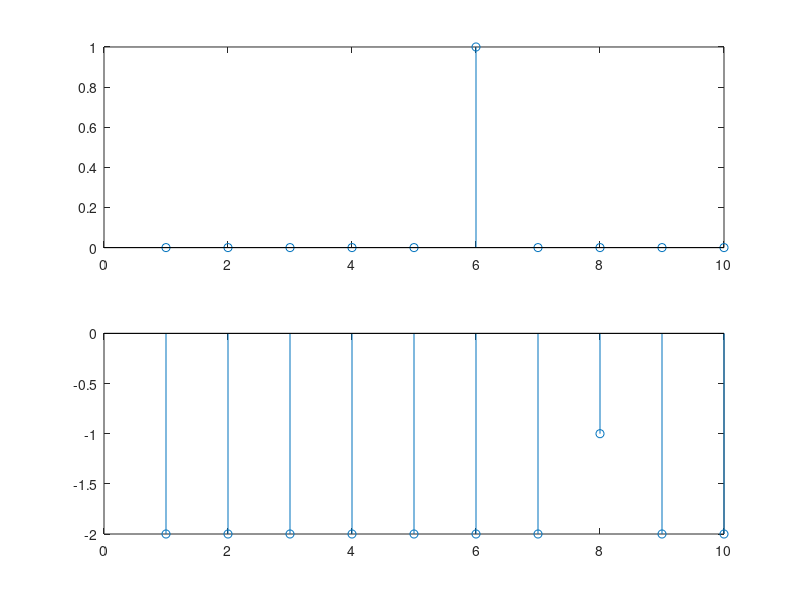
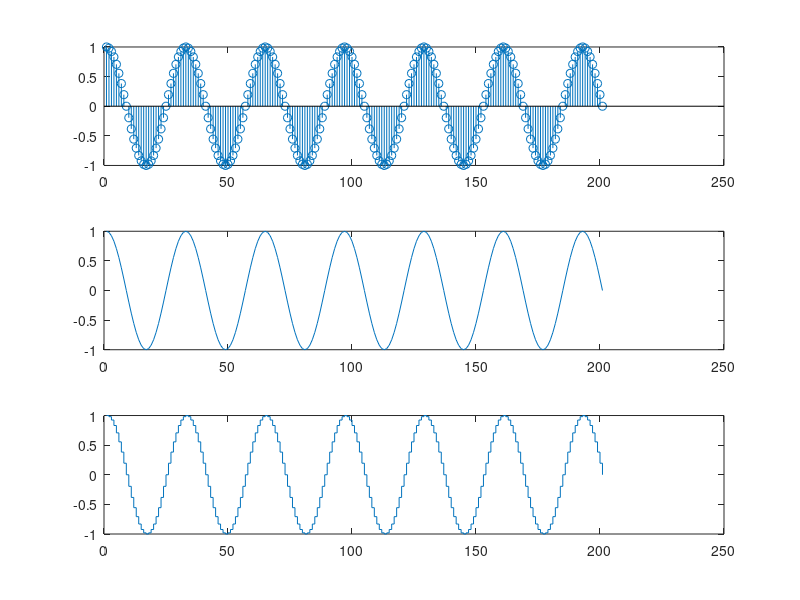
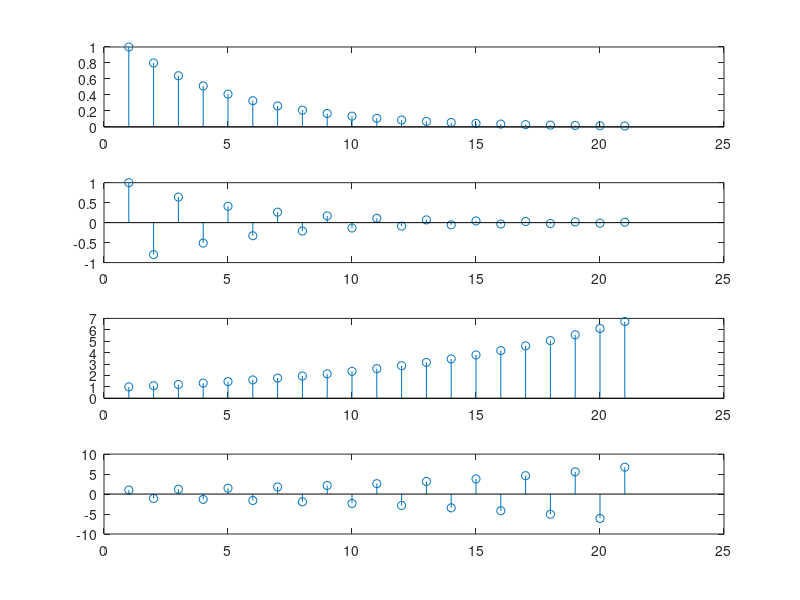

Write the MATLAB code that produced these figures, in order. (Note: this script raises an error after producing the figures.)
function lab1
%=== ??????????:?????? ??????? ??????????? ?????????? ===
%--- ??????????? ?????? #1 ??????????? ?????????? ???????? ---
%
% ?????????????? ????? ?????: 
% pec1.dat - ?????? ???, ??? ?? ??????????? ??????
%
% ??????? ??????????? (m-?????), ??? ????????? ?????????:
% pks = pksdetect(?) - ??????????? ????? ? ??????????? ???????
%--------------------------------------------------------------------

clear, clc, close all
disp('??????????? ?????? #1')
disp('??????????? ?????????? ????????')
disp('???????: , ????? ... ????') 

%=== ???????? #1.1 ===
% ??????????? ?????????? ????????
N =  10;
n =  0:N-1;
x =  double(n==5);
y =  double(n==7);
class(x) 
figure(1)
subplot(2,1,1), stem(x)
subplot(2,1,2), stem(y-2)

%=== ???????? #1.2 === 
% ??????????? ??????????? ???????
N =  201;
n =  0:N-1;
x =  cos(pi*n/16);
figure(2)
subplot(3,1,1), stem(x)
subplot(3,1,2), plot(x)
subplot(3,1,3), stairs(x)

%=== ???????? #1.3 ===
% ??????????? ?????????? ??????????
n =  0:20;
x1 =  (0.8).^n;
x2 =  (-0.8).^n;
x3 =  (1.1).^n;
x4 =  (-1.1).^n;

figure(3)
subplot(4,1,1), stem(x1)
subplot(4,1,2), stem(x2)
subplot(4,1,3), stem(x3)
subplot(4,1,4), stem(x4)

%=== ???????? #1.4 - 1.6 ===
%?1.5
%?1.6
% ??????????? ????? ???????
fs = 1000;
t =  0:1/fs:2;
x =  3*sin(6*pi*t)+5*sin(16*pi*t);
pks = pksdetect(x);
figure(4)
plot(t,x,'k-'); hold on;
plot(t(pks),x(pks),'k*'); hold off;
xlabel('time(s)'); ylabel('x(t)');

%=== ???????? #2.1 - 2.2 ===
% ??????????? ????????????? ???????
fs = 200; 
T =  1/fs; 
D = 0.25;
n =  0:1000;
r =  randn(size(n))*sqrt(D);    					% ???
s =  1.8*cos(20*pi*n*T);        				% ??????
x =  s+r;                     % ??????+???

figure(5)
plot(x)

fprintf('mu(r)=%4.3g\n',mean(r))
fprintf('D(r)=%4.3g\n',var(r))
fprintf('mu(r)=%4.3g\n',mean(s))
fprintf('D(r)=%4.3g\n',var(s))
fprintf('mu(r)=%4.3g\n',mean(x))
fprintf('D(r)=%4.3g\n',var(x))

%=== ???????? #3.1 ===
% ?????????? ???????? ??????????? ? ????? pec1.dat 
% ?? ???????? ???????? ????????
pec1 = load('pec1.dat');
fs =   1000;
fcg = pec1(:,1); 
ecg =  pec1(:,2); 
cps =  pec1(:,3);
t = (0:length(fcg)-1)/fs;
figure(6)
title('FCG, ECG, CPS SIGNALS')
subplot(3,1,1),plot(t,fcg), xlim([1 4]),ylabel('FCG')
subplot(3,1,2),plot(t,ecg), xlim([1 4]),ylabel('ECG')
subplot(3,1,3),plot(t,cps), xlim([1 4]),ylabel('CPS')
xlabel('t')


